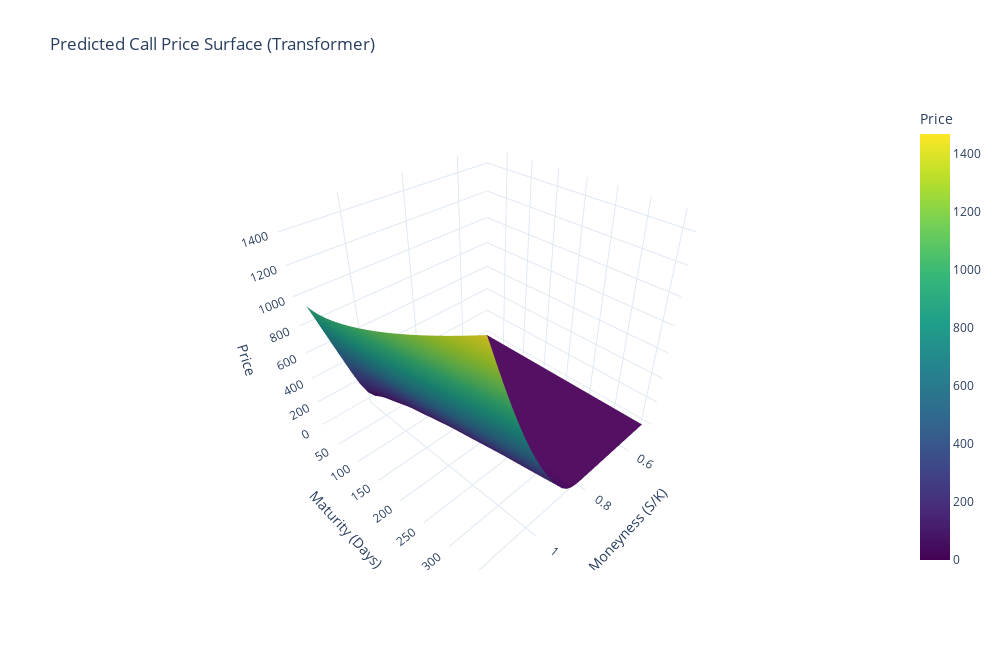
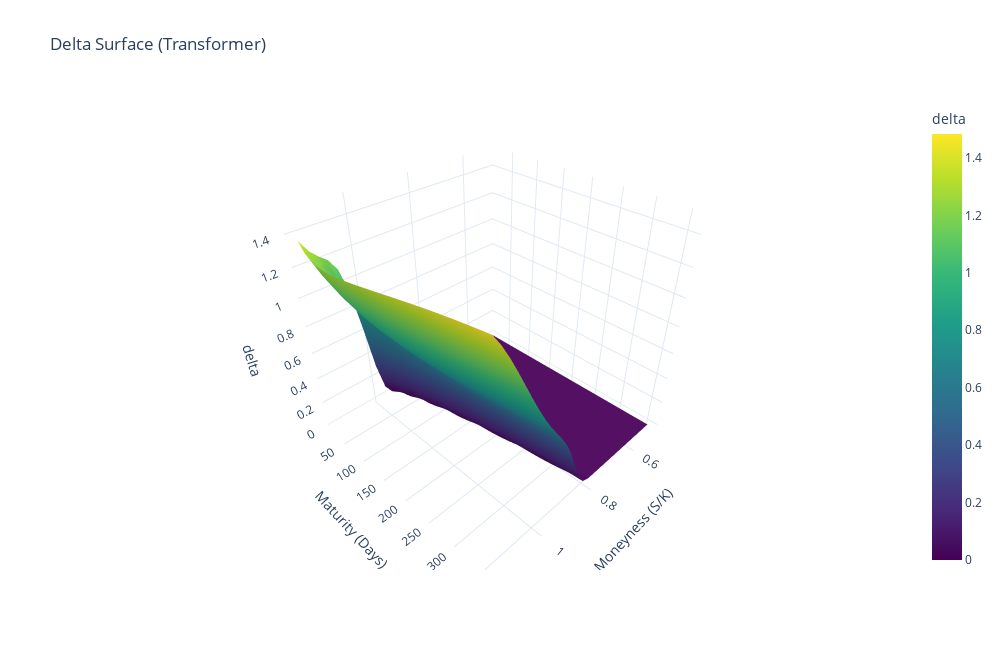
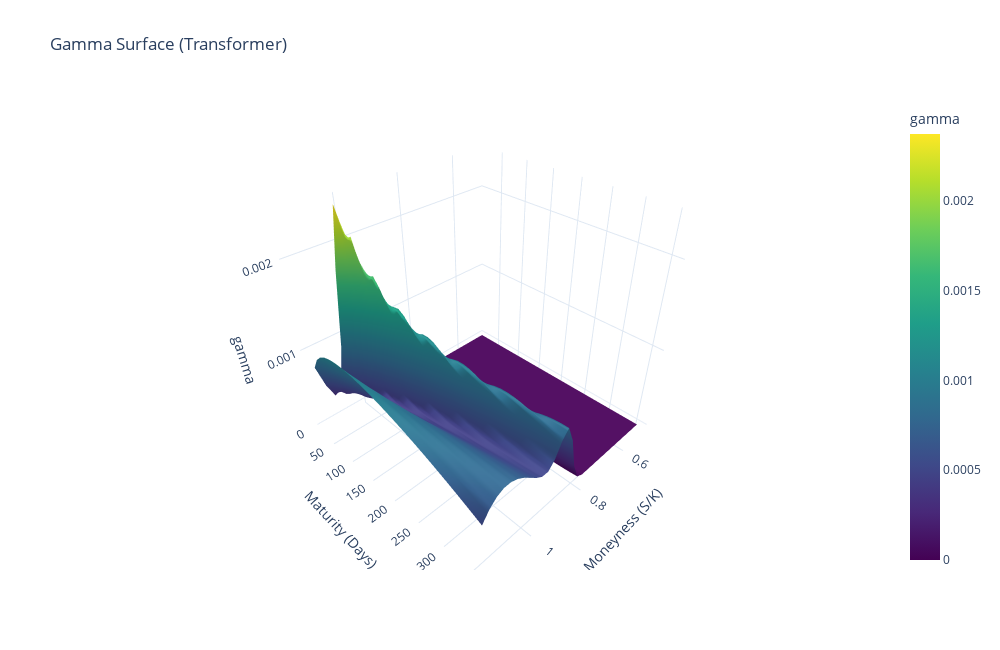
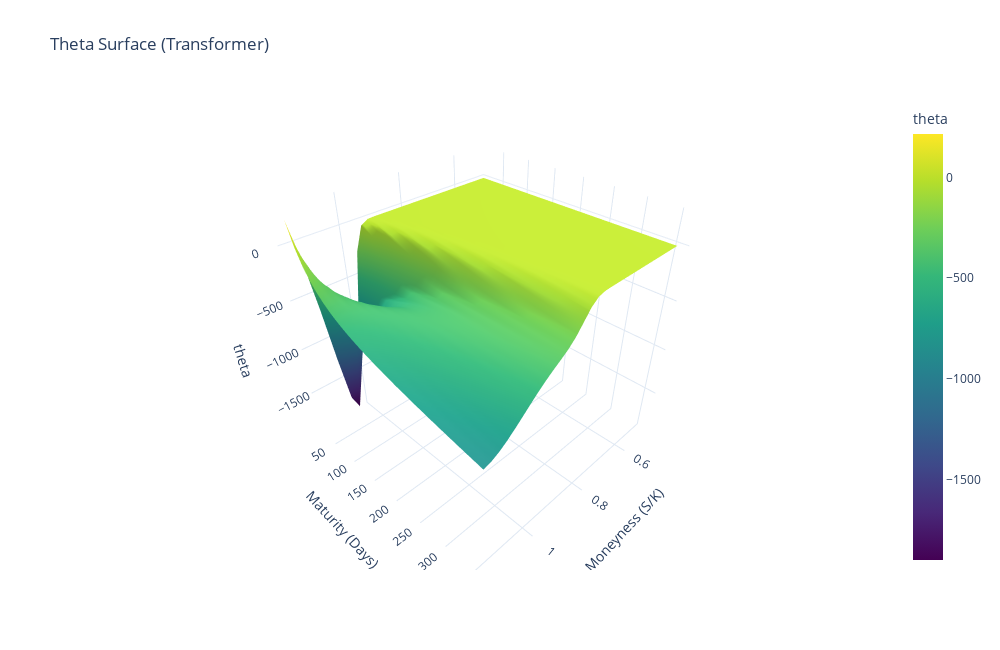

Notebook code cell kept with these figures, in order:
### Code cell
print("Loading and preprocessing raw data...")
raw_df = load_preprocessed_surface_frame(DATA_DIR, cp_flag=CP_FLAG)
if raw_df.is_empty():
    raise ValueError("No rows remain after preprocessing.")

if SELECTED_DATE:
    target_date = pl.Series([SELECTED_DATE]).str.strptime(pl.Date, strict=False).item()
    if target_date is None:
        raise ValueError(f"Invalid SELECTED_DATE format: {SELECTED_DATE}")
else:
    target_date = raw_df.select(pl.col("date").max()).item()

daily = raw_df.filter(pl.col("date") == target_date)

if daily.is_empty():
    available = [
        str(value)
        for value in raw_df.select(pl.col("date").unique().sort().tail(10)).to_series().to_list()
    ]
    raise ValueError(
        f"No rows found for SELECTED_DATE={target_date}. Last available dates: {available}"
    )

print(f"Using date={target_date} with {daily.height:,} rows")

(
    query_x,
    context_x,
    context_y,
    context_mask,
    m_grid,
    t_grid,
    k_grid,
) = build_context_and_query_for_date(
    daily_df=daily,
    context_size=CONTEXT_SIZE,
    grid_size=GRID_SIZE,
    seed=SEED,
)

query_x = query_x.to(device)
context_x = context_x.to(device)
context_y = context_y.to(device)
context_mask = context_mask.to(device)

print("Predicting transformer surface...")
with torch.no_grad():
    preds_norm, greeks = model(
        query_x=query_x,
        context_x=context_x,
        context_y=context_y,
        context_mask=context_mask,
    )

k_query = query_x[:, :, 1:2]
pred_prices = (preds_norm * k_query).squeeze(0).squeeze(-1).detach().cpu().numpy()
price_grid = pred_prices.reshape(m_grid.shape)

greek_grids = {
    name: tensor.squeeze(0).squeeze(-1).detach().cpu().numpy().reshape(m_grid.shape)
    for name, tensor in greeks.items()
}

t_days_grid = t_grid * 365.0

plot_surface(
    z_grid=price_grid,
    x_grid=m_grid,
    y_grid=t_days_grid,
    title="Predicted Call Price Surface (Transformer)",
    x_title="Moneyness (S/K)",
    y_title="Maturity (Days)",
    z_title="Price",
)

for greek_name in ["delta", "gamma", "theta", "vega"]:
    plot_surface(
        z_grid=greek_grids[greek_name],
        x_grid=m_grid,
        y_grid=t_days_grid,
        title=f"{greek_name.capitalize()} Surface (Transformer)",
        x_title="Moneyness (S/K)",
        y_title="Maturity (Days)",
        z_title=greek_name,
    )

### Figure 1 — Plotly figure (JSON) as saved in the notebook; plotly's stock layout.template omitted (floating-point values rounded to 4 significant figures; data arrays with more than 128 entries replaced by an {"elided": "..."} marker saying what was removed)
{"data": [{"colorbar": {"title": {"text": "Price"}}, "colorscale": [[0.0, "#440154"], [0.1111, "#482878"], [0.2222, "#3e4989"], [0.3333, "#31688e"], [0.4444, "#26828e"], [0.5556, "#1f9e89"], [0.6667, "#35b779"], [0.7778, "#6ece58"], [0.8889, "#b5de2b"], [1.0, "#fde725"]], "x": {"elided": "30x30 float values"}, "y": {"elided": "30x30 float values"}, "z": {"elided": "30x30 float values"}, "type": "surface"}], "layout": {"title": {"text": "Predicted Call Price Surface (Transformer)"}, "scene": {"xaxis": {"title": {"text": "Moneyness (S/K)"}}, "yaxis": {"title": {"text": "Maturity (Days)"}}, "zaxis": {"title": {"text": "Price"}}}, "width": 1000, "height": 650}}

### Figure 2 — Plotly figure (JSON) as saved in the notebook; plotly's stock layout.template omitted (floating-point values rounded to 4 significant figures; data arrays with more than 128 entries replaced by an {"elided": "..."} marker saying what was removed)
{"data": [{"colorbar": {"title": {"text": "delta"}}, "colorscale": [[0.0, "#440154"], [0.1111, "#482878"], [0.2222, "#3e4989"], [0.3333, "#31688e"], [0.4444, "#26828e"], [0.5556, "#1f9e89"], [0.6667, "#35b779"], [0.7778, "#6ece58"], [0.8889, "#b5de2b"], [1.0, "#fde725"]], "x": {"elided": "30x30 float values"}, "y": {"elided": "30x30 float values"}, "z": {"elided": "30x30 float values"}, "type": "surface"}], "layout": {"title": {"text": "Delta Surface (Transformer)"}, "scene": {"xaxis": {"title": {"text": "Moneyness (S/K)"}}, "yaxis": {"title": {"text": "Maturity (Days)"}}, "zaxis": {"title": {"text": "delta"}}}, "width": 1000, "height": 650}}

### Figure 3 — Plotly figure (JSON) as saved in the notebook; plotly's stock layout.template omitted (floating-point values rounded to 4 significant figures; data arrays with more than 128 entries replaced by an {"elided": "..."} marker saying what was removed)
{"data": [{"colorbar": {"title": {"text": "gamma"}}, "colorscale": [[0.0, "#440154"], [0.1111, "#482878"], [0.2222, "#3e4989"], [0.3333, "#31688e"], [0.4444, "#26828e"], [0.5556, "#1f9e89"], [0.6667, "#35b779"], [0.7778, "#6ece58"], [0.8889, "#b5de2b"], [1.0, "#fde725"]], "x": {"elided": "30x30 float values"}, "y": {"elided": "30x30 float values"}, "z": {"elided": "30x30 float values"}, "type": "surface"}], "layout": {"title": {"text": "Gamma Surface (Transformer)"}, "scene": {"xaxis": {"title": {"text": "Moneyness (S/K)"}}, "yaxis": {"title": {"text": "Maturity (Days)"}}, "zaxis": {"title": {"text": "gamma"}}}, "width": 1000, "height": 650}}

### Figure 4 — Plotly figure (JSON) as saved in the notebook; plotly's stock layout.template omitted (floating-point values rounded to 4 significant figures; data arrays with more than 128 entries replaced by an {"elided": "..."} marker saying what was removed)
{"data": [{"colorbar": {"title": {"text": "theta"}}, "colorscale": [[0.0, "#440154"], [0.1111, "#482878"], [0.2222, "#3e4989"], [0.3333, "#31688e"], [0.4444, "#26828e"], [0.5556, "#1f9e89"], [0.6667, "#35b779"], [0.7778, "#6ece58"], [0.8889, "#b5de2b"], [1.0, "#fde725"]], "x": {"elided": "30x30 float values"}, "y": {"elided": "30x30 float values"}, "z": {"elided": "30x30 float values"}, "type": "surface"}], "layout": {"title": {"text": "Theta Surface (Transformer)"}, "scene": {"xaxis": {"title": {"text": "Moneyness (S/K)"}}, "yaxis": {"title": {"text": "Maturity (Days)"}}, "zaxis": {"title": {"text": "theta"}}}, "width": 1000, "height": 650}}
